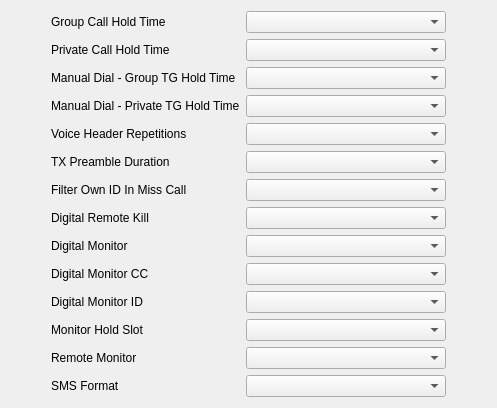
     <widget class="QWidget" name="tab_8">
      <attribute name="title">
       <string>Digital Func</string>
      </attribute>
      <layout class="QHBoxLayout" name="horizontalLayout_15">
       <item>
        <spacer name="horizontalSpacer_20">
         <property name="orientation">
          <enum>Qt::Orientation::Horizontal</enum>
         </property>
         <property name="sizeHint" stdset="0">
          <size>
           <width>40</width>
           <height>20</height>
          </size>
         </property>
        </spacer>
       </item>
       <item>
        <layout class="QFormLayout" name="formLayout_13">
         <item row="0" column="0">
          <widget class="QLabel" name="label_97">
           <property name="text">
            <string>Group Call Hold Time</string>
           </property>
          </widget>
         </item>
         <item row="1" column="0">
          <widget class="QLabel" name="label_98">
           <property name="text">
            <string>Private Call Hold Time</string>
           </property>
          </widget>
         </item>
         <item row="2" column="0">
          <widget class="QLabel" name="label_99">
           <property name="text">
            <string>Manual Dial - Group TG Hold Time</string>
           </property>
          </widget>
         </item>
         <item row="3" column="0">
          <widget class="QLabel" name="label_100">
           <property name="text">
            <string>Manual Dial - Private TG Hold Time</string>
           </property>
          </widget>
         </item>
         <item row="4" column="0">
          <widget class="QLabel" name="label_101">
           <property name="text">
            <string>Voice Header Repetitions</string>
           </property>
          </widget>
         </item>
         <item row="5" column="0">
          <widget class="QLabel" name="label_102">
           <property name="text">
            <string>TX Preamble Duration</string>
           </property>
          </widget>
         </item>
         <item row="6" column="0">
          <widget class="QLabel" name="label_103">
           <property name="text">
            <string>Filter Own ID In Miss Call</string>
           </property>
          </widget>
         </item>
         <item row="7" column="0">
          <widget class="QLabel" name="label_104">
           <property name="text">
            <string>Digital Remote Kill</string>
           </property>
          </widget>
         </item>
         <item row="8" column="0">
          <widget class="QLabel" name="label_105">
           <property name="text">
            <string>Digital Monitor</string>
           </property>
          </widget>
         </item>
         <item row="9" column="0">
          <widget class="QLabel" name="label_106">
           <property name="text">
            <string>Digital Monitor CC</string>
           </property>
          </widget>
         </item>
         <item row="10" column="0">
          <widget class="QLabel" name="label_107">
           <property name="text">
            <string>Digital Monitor ID</string>
           </property>
          </widget>
         </item>
         <item row="11" column="0">
          <widget class="QLabel" name="label_108">
           <property name="text">
            <string>Monitor Hold Slot</string>
           </property>
          </widget>
         </item>
         <item row="12" column="0">
          <widget class="QLabel" name="label_109">
           <property name="text">
            <string>Remote Monitor</string>
           </property>
          </widget>
         </item>
         <item row="13" column="0">
          <widget class="QLabel" name="label_110">
           <property name="text">
            <string>SMS Format</string>
           </property>
          </widget>
         </item>
         <item row="0" column="1">
          <widget class="QComboBox" name="groupCallHoldTimeCmbx">
           <property name="minimumSize">
            <size>
             <width>200</width>
             <height>0</height>
            </size>
           </property>
          </widget>
         </item>
         <item row="1" column="1">
          <widget class="QComboBox" name="privateCallHoldTimeCmbx"/>
         </item>
         <item row="2" column="1">
          <widget class="QComboBox" name="manualDialGroupCallHoldTimeCmbx"/>
         </item>
         <item row="3" column="1">
          <widget class="QComboBox" name="manualDialPrivateCallHoldTimeCmbx"/>
         </item>
         <item row="4" column="1">
          <widget class="QComboBox" name="voiceHeaderRepetitionsCmbx"/>
         </item>
         <item row="5" column="1">
          <widget class="QComboBox" name="txPreambleDurationCmbx"/>
         </item>
         <item row="6" column="1">
          <widget class="QComboBox" name="filterOwnCallInMissedCallsCmbx"/>
         </item>
         <item row="7" column="1">
          <widget class="QComboBox" name="digitalRemoteKillCmbx"/>
         </item>
         <item row="8" column="1">
          <widget class="QComboBox" name="digitalMonitorCmbx"/>
         </item>
         <item row="9" column="1">
          <widget class="QComboBox" name="digitalMonitorCcCmbx"/>
         </item>
         <item row="10" column="1">
          <widget class="QComboBox" name="digitalMonitorIdCmbx"/>
         </item>
         <item row="11" column="1">
          <widget class="QComboBox" name="monitorHoldSlotCmbx"/>
         </item>
         <item row="12" column="1">
          <widget class="QComboBox" name="remoteMonitorCmbx"/>
         </item>
         <item row="13" column="1">
          <widget class="QComboBox" name="smsFormatCmbx"/>
         </item>
        </layout>
       </item>
       <item>
        <spacer name="horizontalSpacer_21">
         <property name="orientation">
          <enum>Qt::Orientation::Horizontal</enum>
         </property>
         <property name="sizeHint" stdset="0">
          <size>
           <width>40</width>
           <height>20</height>
          </size>
         </property>
        </spacer>
       </item>
      </layout>
     </widget>
